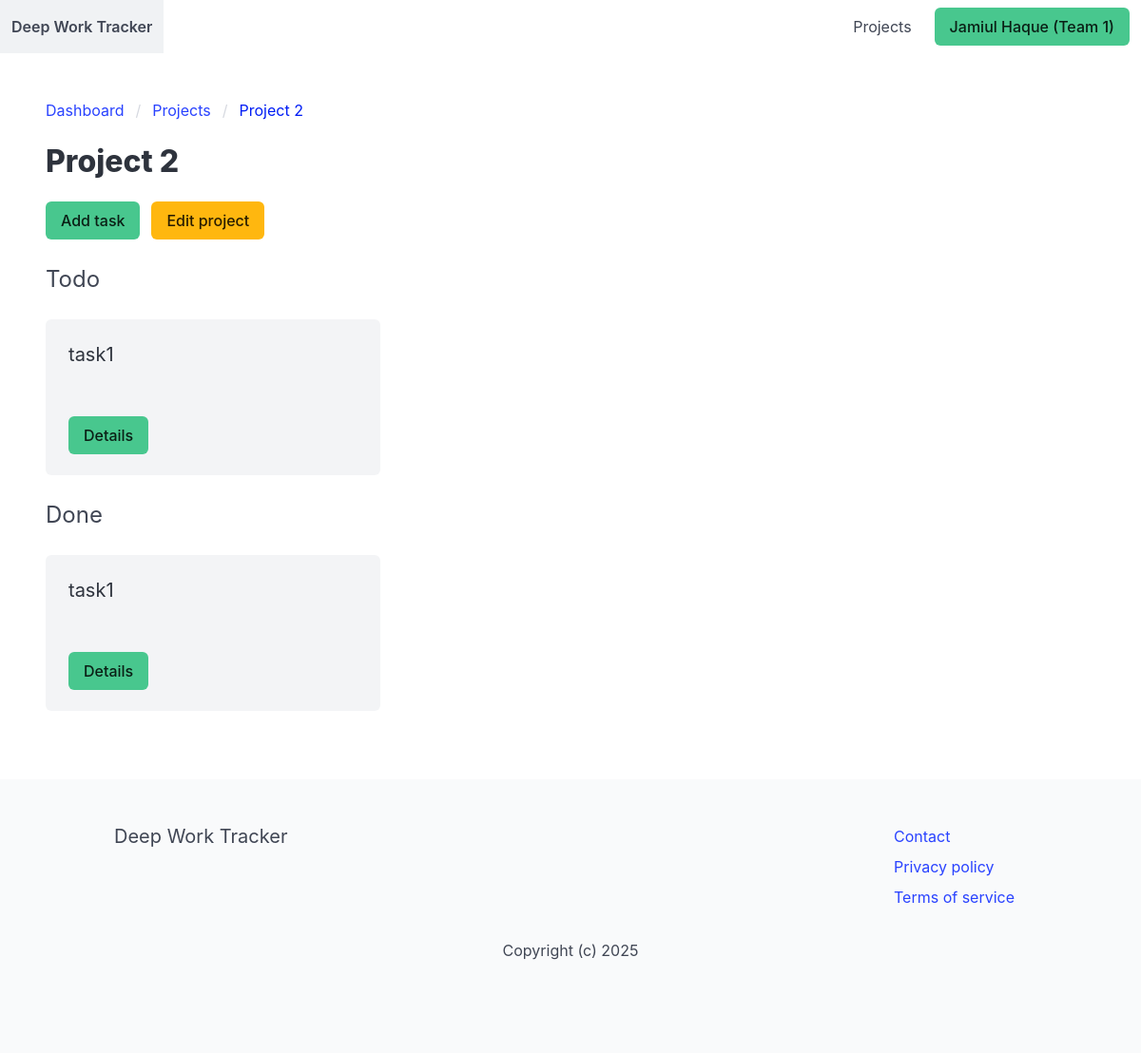
/projects/3/ (signed in), run on an earlier commit of the app's database.
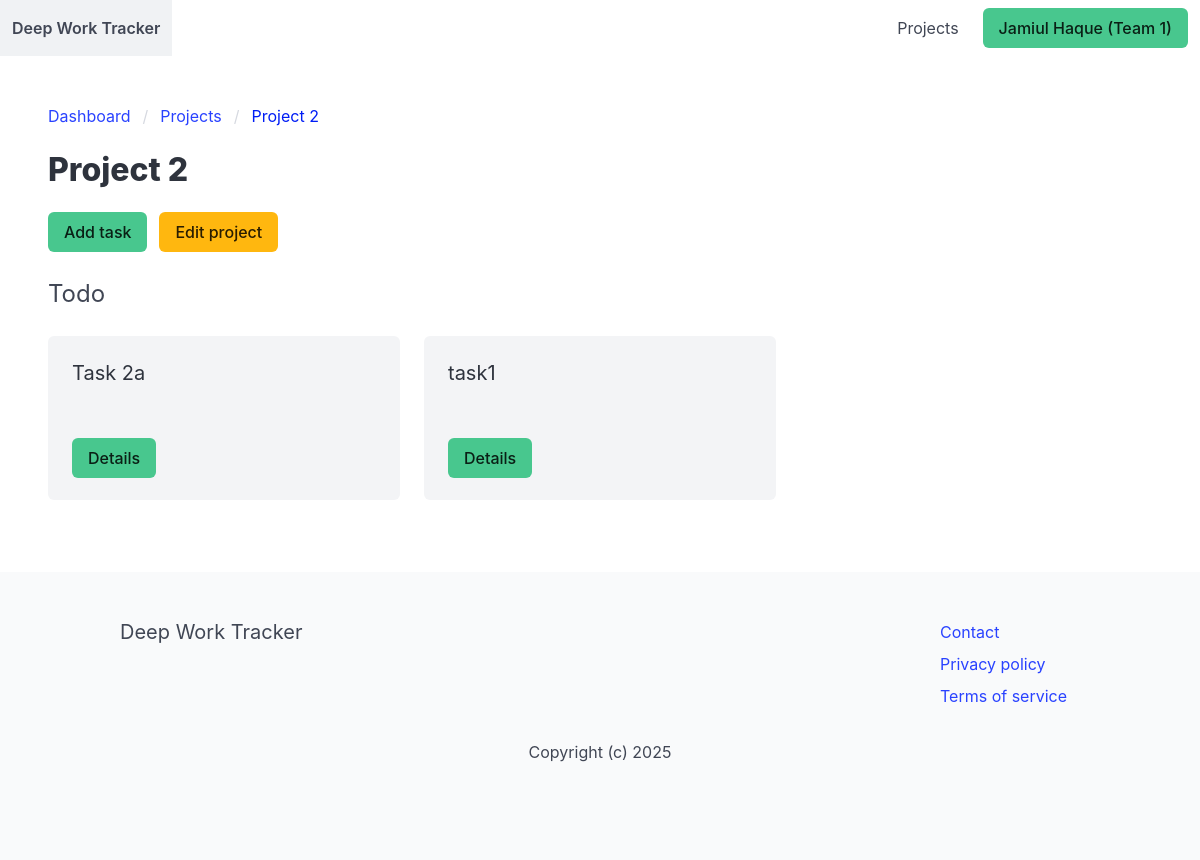
And on a later commit of the database.
### apps/project/models.py (models this page shows, shortened)
class Task(models.Model):
    TODO = "todo"
    DONE = "done"
    ARCHIVED = "archived"
    CHOICES_STATUS = (
        (TODO, "Todo"),
        (DONE, "Done"),
        (ARCHIVED, "Archived"),
    )
    team = models.ForeignKey(Team, related_name="tasks", on_delete=models.CASCADE)
    project = models.ForeignKey(Project, related_name="tasks", on_delete=models.CASCADE)
    title = models.CharField(max_length=255)
    created_by = models.ForeignKey(User, related_name="tasks", on_delete=models.CASCADE)
    created_at = models.DateTimeField(auto_now_add=True)
    status = models.CharField(max_length=20, choices=CHOICES_STATUS, default=TODO)
    class Meta:
        ordering = ["-created_at"]

### apps/project/views.py (the view)
# urls.py: path("<int:project_id>/", project, name="project"),
@login_required
def project(request, project_id):
    team = get_object_or_404(Team, pk=request.user.userprofile.active_team_id, status=Team.ACTIVE)
    project = get_object_or_404(Project, team=team, pk=project_id)
    if request.method == "POST":
        title = request.POST.get("title")
        if title:
            task = Task.objects.create(team=team, project=project, created_by=request.user, title=title)
            messages.info(request, "The task was added")
            return redirect("project:project", project_id=project.id)
    tasks_todo = project.tasks.filter(status=Task.TODO)
    tasks_done = project.tasks.filter(status=Task.DONE)
    return render(request, "project/project.html", {"team": team, "project": project, "tasks_todo": tasks_todo, "tasks_done": tasks_done})

### apps/team/context_processors.py (called while the page is built)
def active_team(request):
    if request.user.is_authenticated:
        if request.user.userprofile.active_team_id:
            team = Team.objects.get(pk=request.user.userprofile.active_team_id)
            return {"active_team": team}
        return {"active_team": None}
    return {"active_team": None}

### apps/project/templates/project/project.html (shortened to what this page needs)
{% extends "core/base.html" %}
{% block content %}
    <div id="project-app">
        <nav class="breadcrumb" aria-label="breadcrumbs">
            <ul>
                <li><a href="#">Dashboard</a></li>
                <li><a href="{% url "project:projects" %}">Projects</a></li>
                <li class="is-active"><a href="{% url "project:project" project.id %}" aria-current="page">{{ project.title }}</a></li>
            </ul>
        </nav>
        <div class="columns">
            <div class="column">
                <h1 class="title">{{ project.title }}</h1>
                <div class="buttons">
                    <a @click="showAddTaskModal = !showAddTaskModal" class="button is-success">Add task</a>
                    <a href="{% url "project:edit_project" project.id %}" class="button is-warning">Edit project</a>
                </div>
            </div>
        </div>
        <div class="columns is-multiline">
            {% if tasks_todo %}
                <div class="column is-12">
                    <h2 class="is-size-4">Todo</h2>
                </div>
                {% for task in tasks_todo %}
                    <div class="column is-4">
                        <div class="notification">
                            <h3 class="is-size-5">{{ task.title }}</h3>
                            <hr>
                            <a href="{% url "project:task" project.id task.id %}" class="button is-success">Details</a>
                        </div>
                    </div>
                {% endfor %}
            {% endif %}
            {% if tasks_done %}
                <div class="column is-12">
                    <h2 class="is-size-4">Done</h2>
                </div>
                {% for task in tasks_todo %}
                    <div class="column is-4">
                        <div class="notification">
                            <h3 class="is-size-5">{{ task.title }}</h3>
                            <hr>
                            <a href="{% url "project:task" project.id task.id %}" class="button is-success">Details</a>
                        </div>
                    </div>
                {% endfor %}
            {% endif %}
        </div>
        </div>
{% endblock %}

What changed in the data, as far as the page shows it:
no longer on one of the page's lists (row unchanged): Task: title "task1"
now on this page (row edited): Task: title "Task 2a", shown under "Todo"
Also different on the page:
text no longer shown: "Done"
